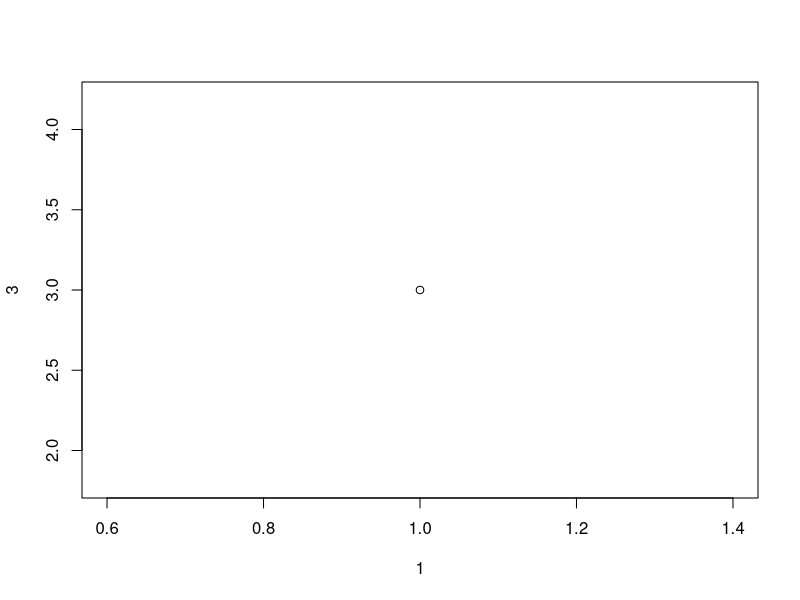
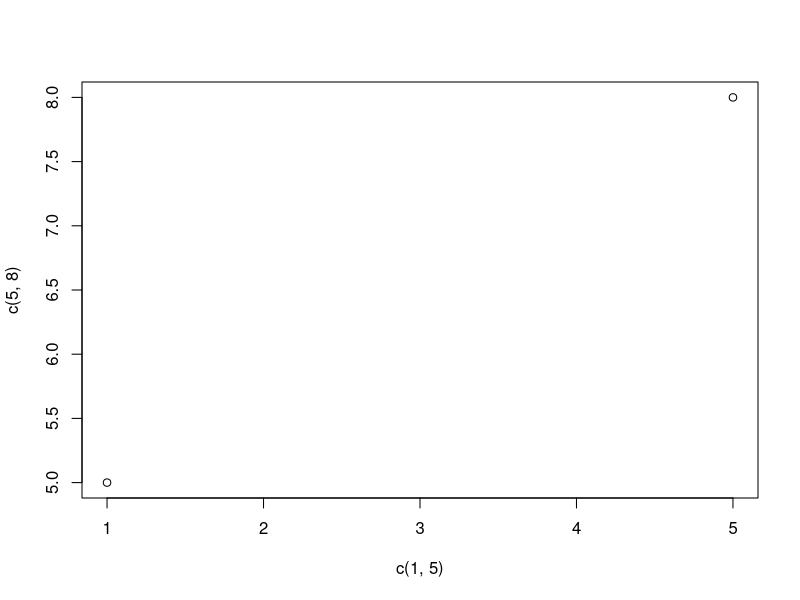
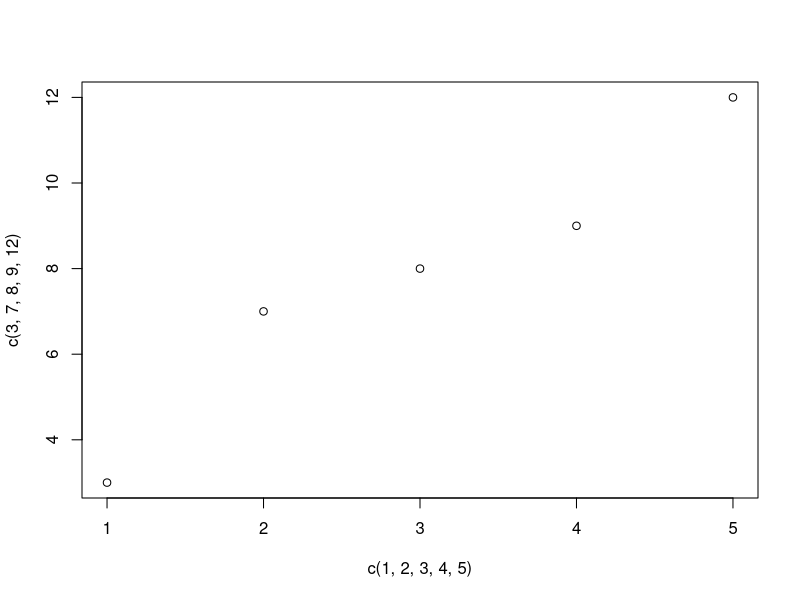
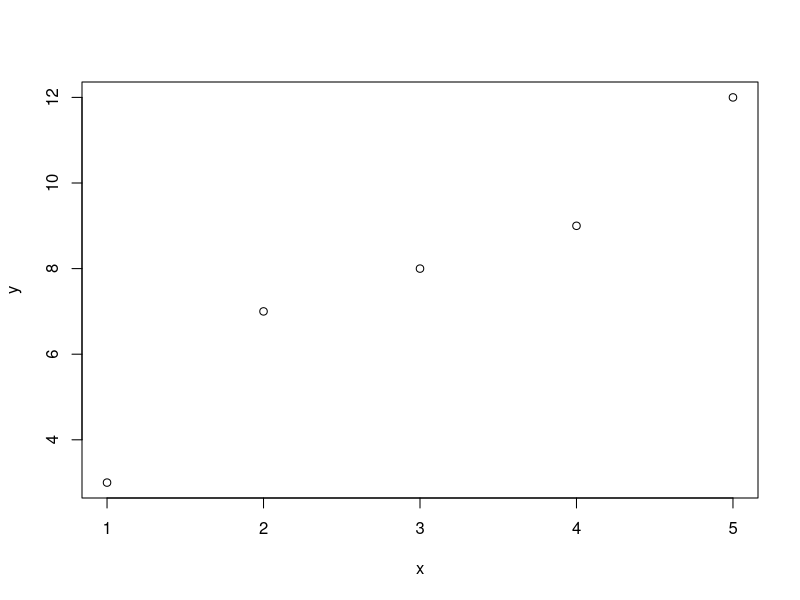
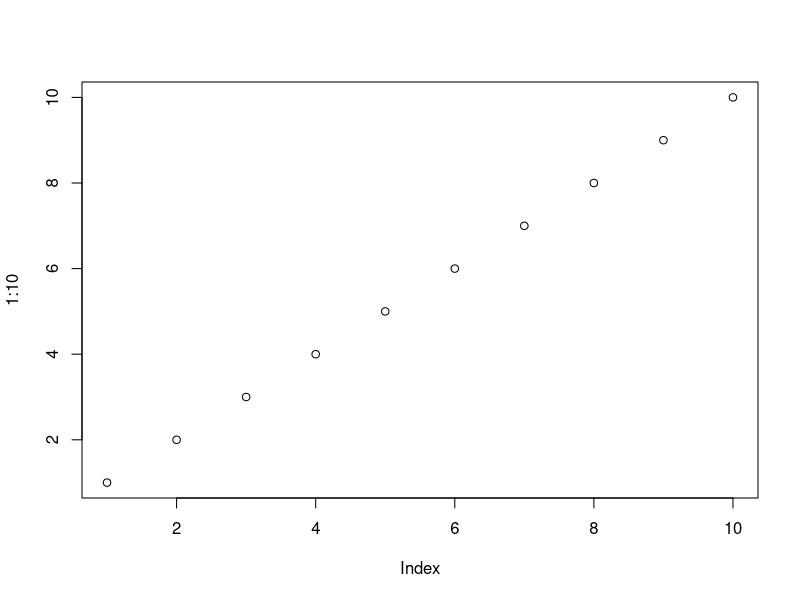
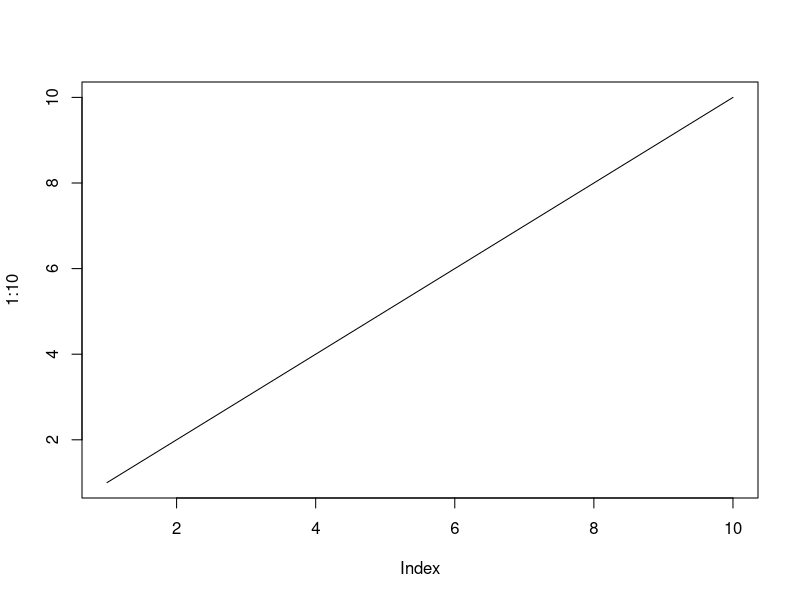
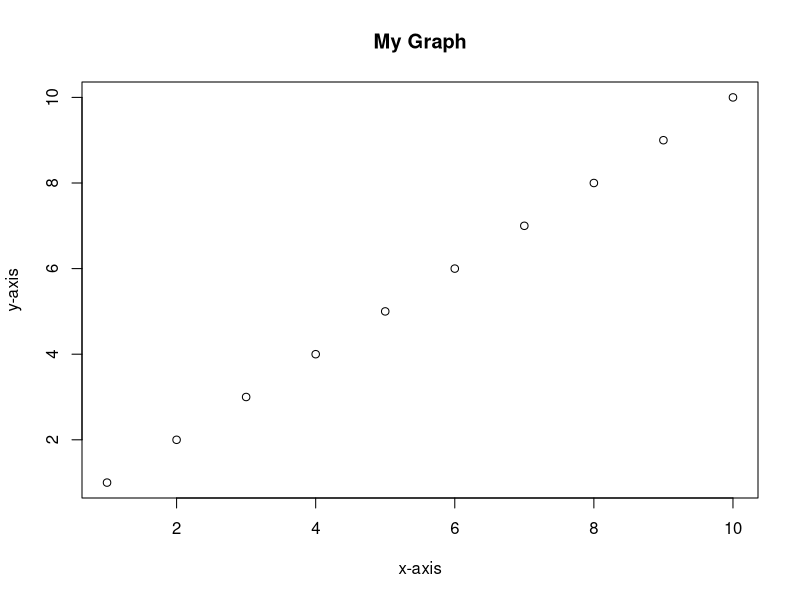
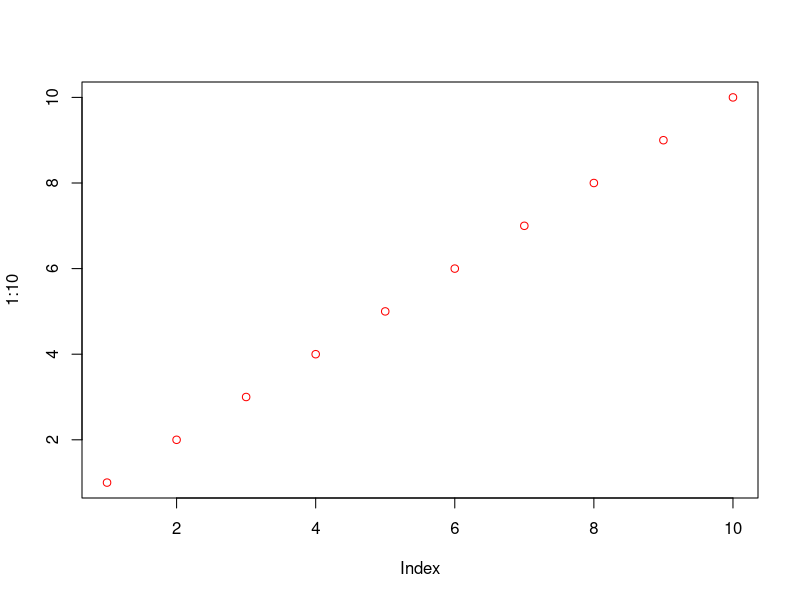

Generate these figures, in order, with R:
plot(1, 3) # plot a point at x = 1, and y = 3

plot(c(1,5), c(5,8))

plot(c(1, 2, 3, 4, 5), c(3, 7, 8 , 9, 12))

x <- c(1, 2, 3, 4, 5)
y <- c(3, 7, 8, 9, 12)
plot(x, y)

plot(1:10)

plot(1:10, type = "l") # makes it a line

plot(1:10, main = "My Graph", xlab = "x-axis", ylab = "y-axis") # sets names of graph, x axis, and y axis

plot(1:10, col = "red") # makes the color of the points red

plot(1:10, cex = 0.5) # halves the size of the points

plot(1:10, pch = 5, cex = 0.75) # pch changes shape of points, 1-25

plot(1:10, type = "l", lwd = 2, col = "blue") # changes width of the line

plot(1:10, type = "l", lwd = 2, lty = 6) # lty changes the type of line, 0-6

line1 <- c(1, 2, 3, 4, 5, 10)
line2 <- c(2, 5, 7, 8, 9, 10)
plot(line1, type = "l", col = "blue")
lines(line2, type = "l", col = "red")

x <- c(5,7,8,7,2,2,9,4,11,12,9,6)
y <- c(99,86,87,88,111,103,87,94,78,77,85,86)
plot(x, y, cex = 0.5)

x <- c(5,7,8,7,2,2,9,4,11,12,9,6)
y <- c(99,86,87,88,111,103,87,94,78,77,85,86)
plot(x, y, main="Observation of Cars", xlab="Car age", ylab="Car speed", cex = 0.5)

# day one, the age and speed of 12 cars:
x1 <- c(5,7,8,7,2,2,9,4,11,12,9,6)
y1 <- c(99,86,87,88,111,103,87,94,78,77,85,86)
# day two, the age and speed of 15 cars:
x2 <- c(2,2,8,1,15,8,12,9,7,3,11,4,7,14,12)
y2 <- c(100,105,84,105,90,99,90,95,94,100,79,112,91,80,85)
plot(x1, y1, main="Observation of Cars", xlab="Car age", ylab="Car speed", col="red", cex=0.5)
points(x2, y2, col="blue", cex=0.5)

# Create a vector of pies
x <- c(10,20,30,40)
# Display the pie chart
pie(x)

pie(x, init.angle = 90)

mylabel <- c("Apples", "Bananas", "Cherries", "Dates")
colors <- c("red", "yellow", "green", "blue")
pie(x, label = mylabel, main = "Fruits", col = colors)
legend("bottomright", mylabel, fill = colors, cex = 0.5)

x <- c("A", "B", "C", "D") # x axis vals
y <- c(2, 4, 6, 8) # y axis vals
barplot(y, names.arg = x, col = colors)
barplot(y, names.arg = x, density = 50, col = colors) # density changes the amount of color
barplot(y, names.arg = x, width = c(1, 2, 3, 4)) # width changes the width of the bars
barplot(y, names.arg = x, horiz = TRUE) # horiz being true makes the bars horizontal


mtcars # outputs the data for cars (built-in)
?mtcars # shows information about the data set

data_cars <- mtcars
dim(data_cars) # get dimensions of the data set: rows, columns
names(data_cars) # finds the names of the variables from the data set
rownames(data_cars) # get the name of each row in the first column

sort(data_cars$cyl)

summary(data_cars)

max(data_cars$hp)
min(data_cars$hp)

which.max(data_cars$hp)
which.min(data_cars$hp)

rownames(data_cars)[which.max(data_cars$hp)]
rownames(data_cars)[which.min(data_cars$hp)]

mean(data_cars$wt)
median(data_cars$wt)
names(sort(-table(data_cars$wt)))[1] # finds mode

quantile(data_cars$wt, 0.75)
quantile(data_cars$wt)
